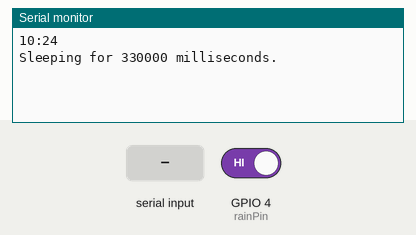
The sketch below on a simulated ESP32. On the bench: the last lines printed to the serial monitor. The inputs (shaded band) are chosen by the test bench; at power-on: GPIO 4 (rainPin) HIGH. The local clock reads 2024-03-15 10:24:30 at power-on unless the sketch sets it.

Above: at 1.2 s.
1.3 s: GPIO 4 (rainPin) driven LOW
At 2.1 s:
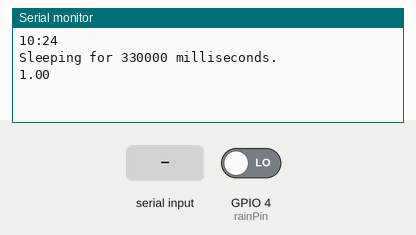
2.8 s: "send\n" received over Serial
At 3.2 s:
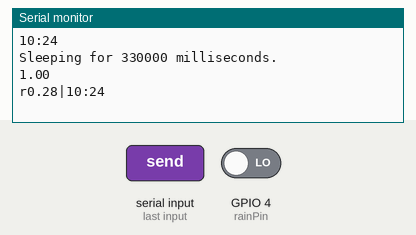
4.3 s: "clear\n" received over Serial
At 5.5 s:
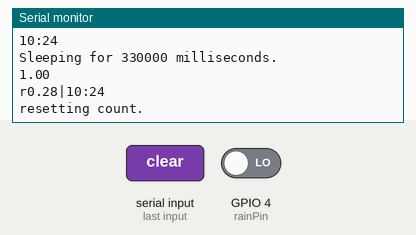

Measured:
- after the input at 1.3 s, the serial monitor: prints a new line at once (image 1)
- after the input at 2.8 s, the serial monitor: prints a new line at once (image 2)
- after the input at 4.3 s, the serial monitor: prints a new line at once (image 3)

The sketch:

rain_probe_v2.ino
```cpp
#include "RTClib.h"
RTC_DS3231 rtc;

#include <Wire.h>

#define rainPin  4

const float rainPerTick = 0.2794; //  mm of rain per signal from sensor
float rainTicks = 0;

bool rainPulse = false;
unsigned long buttonTime = 0;
unsigned long lastButton = 0;


unsigned long lastRainUpdate = 0;
unsigned long sleepMillis = 0;


bool lightningPulse = false;
//  not used yet
void IRAM_ATTR lightningISR(){
  Serial.println("WIP..");
  lightningPulse = true;
}

void IRAM_ATTR rainISR(){
  buttonTime = millis();

  if(buttonTime - lastButton > 100){
    rainPulse = true;
    lastButton = buttonTime;
  }
}

void setup(){
  Serial.begin(9600);
  Serial.println(""); //  to activate serial?

  Wire.begin(8, 9);

  if(!rtc.begin()){
    Serial.println("Clock issue!");
  }
  Serial.println(getTime());

  Serial1.begin(2400, SERIAL_8N1, 5, 6);
  attachInterrupt(rainPin, rainISR, FALLING);
}

void loop(){
  while(Serial.available()){
    String data = Serial.readStringUntil('\n');
    if(data.equalsIgnoreCase("send")){

      String rainString = "r" + String(rainTicks * rainPerTick, 2) + "|";
      rainString += getTime();

      Serial.println(rainString);
    }
    else if(data.equalsIgnoreCase("clear")){
      Serial.println("resetting count.");
      rainTicks = 0;  //  reset count
    }
  }

  //  send data every 30 min
  if(millis() - lastRainUpdate > sleepMillis){
    DateTime now = rtc.now();
    if(now.minute() == 0 || now.minute() == 30){

      String rainString = "r" + String(rainTicks * rainPerTick, 2) + "|";
      rainString += getTime();

      Serial.println(rainString);
      Serial1.println(rainString);
    }

    sleepMillis = 1800 - ((( now.minute() * 60 ) + now.second() ) % 1800);
    sleepMillis *= 1000;

    Serial.println("Sleeping for " + String(sleepMillis) + " milliseconds.");

    lastRainUpdate = millis();
    rainTicks = 0;
  }

  //  count up
  if(rainPulse){
    rainPulse = false;

    rainTicks++;
    Serial.println(rainTicks);
  }
}

String getTime() {
  DateTime now = rtc.now();
  String timeString;

  timeString = String(now.hour());
  timeString += ":";
  if (now.minute() < 9) {
    timeString += "0";
  }

  timeString += String(now.minute());

  return timeString;
}
```
